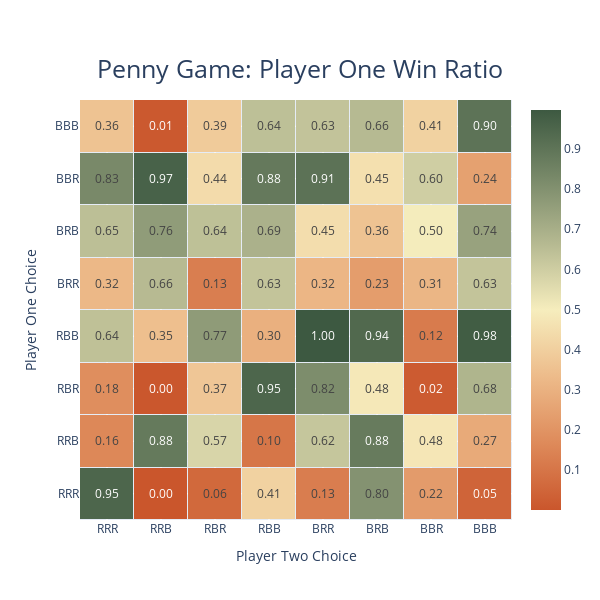

Write notebook code for a chart like this one.
### Code cell
fig = go.Figure(data = go.Heatmap(
                   z = array, colorscale = 'Fall_r', # 'RdYlGn' or 'RdBu' or 'Oranges' or 'Fall_r'
                   hovertemplate = "%{y}:%{x} win ratio <br />%{z}", name = "", # the name part stops 'trace=0' from popping up
                   text=array, texttemplate='%{text:.2f}',  
                   x = ['RRR', 'RRB', 'RBR', 'RBB', 'BRR', 'BRB', 'BBR', 'BBB'], 
                   y = ['RRR', 'RRB', 'RBR', 'RBB', 'BRR', 'BRB', 'BBR', 'BBB'],
                   hoverongaps = False))
fig.update_layout(
    title = 'Penny Game: Player One Win Ratio',
    title_x = 0.5,
    title_y = 0.9,
    title_font_size = 25,
    xaxis = dict(
        title = 'Player Two Choice'  
    ),
    yaxis = dict(
        title = 'Player One Choice'
    ),
    width = 600,
    height = 600
    )
fig.update_traces(
    xgap = 1, ygap = 1
    )

fig.show()

### Figure 1 — Plotly figure (JSON) as saved in the notebook; plotly's stock layout.template omitted (floating-point values rounded to 4 significant figures)
{"data": [{"colorscale": [[0, "rgb(202, 86, 44)"], [0.1667, "rgb(222, 138, 90)"], [0.3333, "rgb(237, 187, 138)"], [0.5, "rgb(246, 237, 189)"], [0.6667, "rgb(181, 185, 145)"], [0.8333, "rgb(119, 136, 104)"], [1, "rgb(61, 89, 65)"]], "hoverongaps": false, "hovertemplate": "%{y}:%{x} win ratio <br />%{z}", "name": "", "text": [[0.9505, 0.0001217, 0.05926, 0.4075, 0.1254, 0.7964, 0.2241, 0.04573], [0.1585, 0.8822, 0.5742, 0.1019, 0.6241, 0.8784, 0.4751, 0.2743], [0.1787, 0.003175, 0.3702, 0.9501, 0.815, 0.4835, 0.01702, 0.68], [0.6407, 0.3472, 0.7657, 0.2952, 0.9974, 0.9407, 0.1177, 0.9846], [0.3214, 0.6602, 0.1286, 0.63, 0.3161, 0.2304, 0.3142, 0.6299], [0.6462, 0.7631, 0.6409, 0.6905, 0.4467, 0.3583, 0.5032, 0.7427], [0.8265, 0.9651, 0.4389, 0.8825, 0.9081, 0.4547, 0.5984, 0.2434], [0.3587, 0.01021, 0.3855, 0.644, 0.6316, 0.6629, 0.4074, 0.9043]], "texttemplate": "%{text:.2f}", "type": "heatmap", "x": ["RRR", "RRB", "RBR", "RBB", "BRR", "BRB", "BBR", "BBB"], "xgap": 1, "y": ["RRR", "RRB", "RBR", "RBB", "BRR", "BRB", "BBR", "BBB"], "ygap": 1, "z": [[0.9505, 0.0001217, 0.05926, 0.4075, 0.1254, 0.7964, 0.2241, 0.04573], [0.1585, 0.8822, 0.5742, 0.1019, 0.6241, 0.8784, 0.4751, 0.2743], [0.1787, 0.003175, 0.3702, 0.9501, 0.815, 0.4835, 0.01702, 0.68], [0.6407, 0.3472, 0.7657, 0.2952, 0.9974, 0.9407, 0.1177, 0.9846], [0.3214, 0.6602, 0.1286, 0.63, 0.3161, 0.2304, 0.3142, 0.6299], [0.6462, 0.7631, 0.6409, 0.6905, 0.4467, 0.3583, 0.5032, 0.7427], [0.8265, 0.9651, 0.4389, 0.8825, 0.9081, 0.4547, 0.5984, 0.2434], [0.3587, 0.01021, 0.3855, 0.644, 0.6316, 0.6629, 0.4074, 0.9043]]}], "layout": {"height": 600, "title": {"font": {"size": 25}, "text": "Penny Game: Player One Win Ratio", "x": 0.5, "y": 0.9}, "width": 600, "xaxis": {"autorange": true, "range": [-0.5, 7.5], "title": {"text": "Player Two Choice"}, "type": "category"}, "yaxis": {"autorange": true, "range": [-0.5, 7.5], "title": {"text": "Player One Choice"}, "type": "category"}}}
